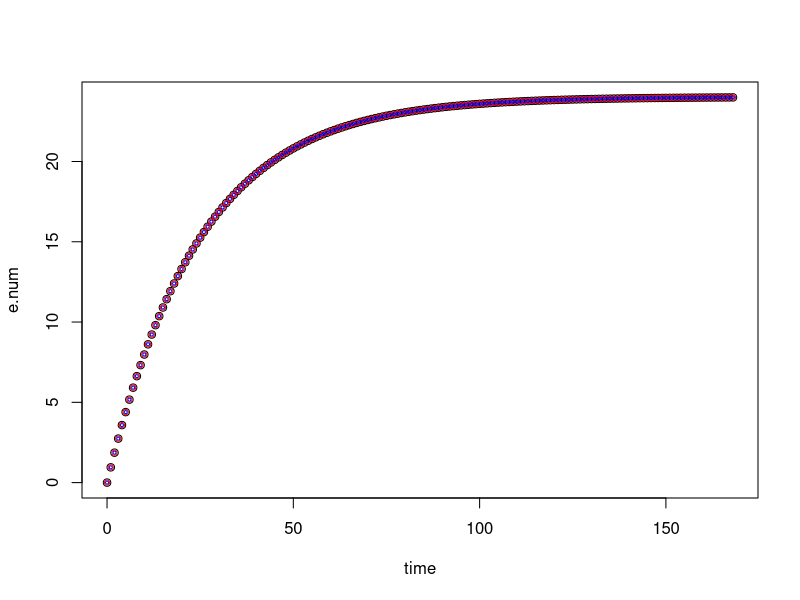
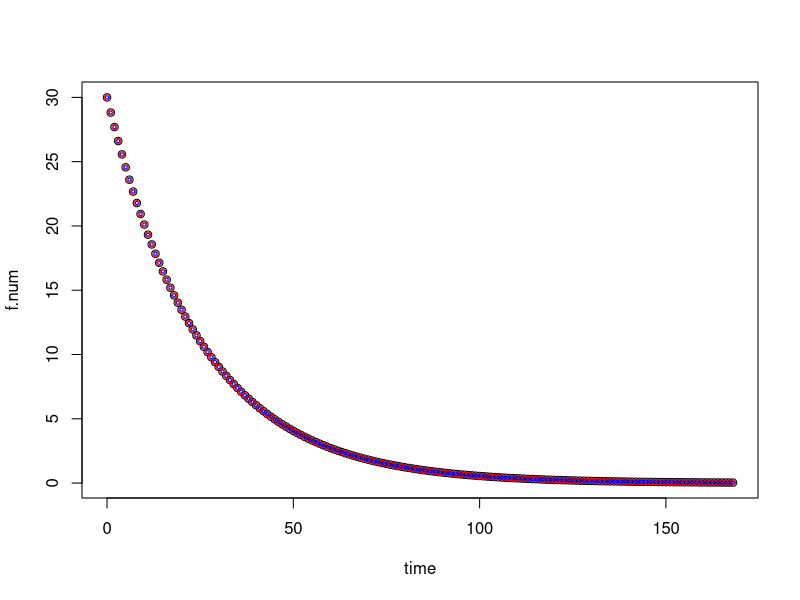
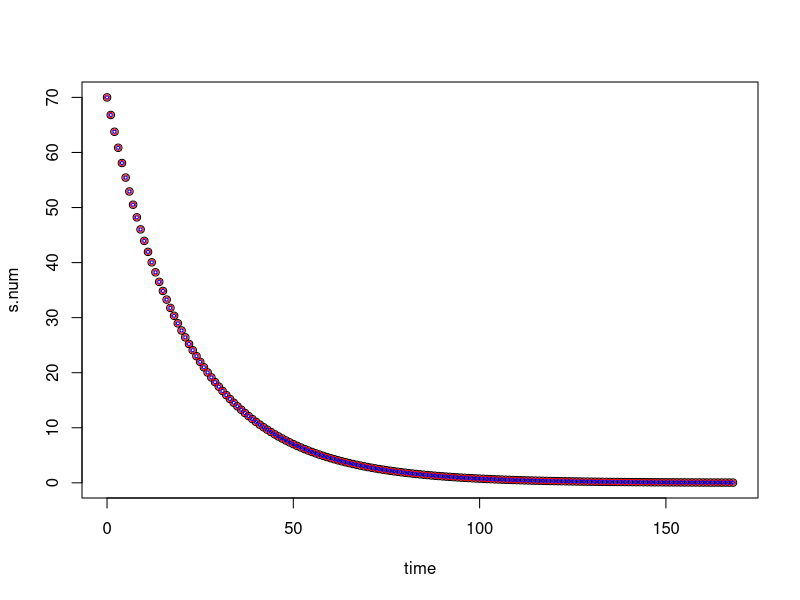

These figures' R source, in order:
## ---- chunk 1
library(data.table)
library(ggplot2)
library(deSolve)
## ---- chunk 2
ALFAMa <- function(t, app, f0, r1, r2, r3, r5) {

  rf <- r1 + r2
  rs <- r3 + r5
  rd <- rf - rs

  fi <- f0 * app
  si <- (1 - f0) * app

  f <- fi * exp(-rf * t)
  s <- exp(-rs * t) * (si - (exp(-rd * t) - 1) / rd * r2 * fi)

  ef <- (1 - exp(-rf * t)) * r1 / rf * fi
  es <- (fi + si - f - s - ef) / rs * r3
  e <- ef + es

  return(data.table(time = t, app = app, f0 = f0, r1 = r1, r2 = r2, 
                    r3 = r3, r5 = r5, f = f, s = s, e = e))
}
## ---- chunk 3
ALFAMb <- function(t, app, f0, r1, r2, r3, r5) {

  rf <- r1 + r2
  rs <- r3 + r5
  rd <- rf - rs
  fi <- f0 * app
  si <- (1 - f0) * app

  f <- fi * exp(-rf * t)
  s <- (si - (exp(-rd * t) - 1) * r2 * fi / rd) * exp(-rs * t)

  ef <- fi * (r1 / rf) * (1 - exp(-rf * t))
  es <- (si + fi * r2 / rd) * (r3 / rs) * (1 - exp(-rs * t)) - 
        (fi * r2 / rd) * (r3 / rf) * (1 - exp(-rf * t))

  e <- ef + es

  return(data.table(time = t, app = app, f0 = f0, r1 = r1, r2 = r2, 
                    r3 = r3, r5 = r5, f = f, s = s, e = e))
}
## ---- chunk 4
dat <- data.table(time = 0:168)
## ---- chunk 5
r1 <- 0.03
r2 <- 0.01
r3 <- 0.001
r5 <- 0.05
f0 <- 0.3
## ---- chunk 6
predcfa <- ALFAMa(t = dat[, time], app = 100, f0, r1, r2, r3, r5)
## ---- chunk 7
predcfb <- ALFAMb(t = dat[, time], app = 100, f0, r1, r2, r3, r5)
## ---- chunk 8
pars <- c(r1 = r1, r2 = r2, r3 = r3, r5 = r5, f0 = f0)
app <- 100
y <- c(f = pars['f0'] * app, s = (1 - pars['f0']) * app, e = 0)
names(y) <- c('f', 's', 'e')

rates <- function(t, x, parms) {
  r1 <- parms['r1']
  r2 <- parms['r2']
  r3 <- parms['r3']
  r5 <- parms['r5']

  f <- x[1]
  s <- x[2]

  dfdt <- as.numeric(-r1 * f - r2 * f)
  dsdt <- as.numeric(r2 * f - r3 * s - r5 * s)
  dedt <- as.numeric(r1 * f + r3 * s)

  return(list(c(dfdt, dsdt, dedt)))

}

prednum <- data.table(lsoda(y = y, times = dat[, time], func = rates, parms = pars))
## ---- chunk 9
pred <- merge(predcfa, prednum, by = 'time', suffixes = c('', '.num'))
pred <- merge(pred, predcfb, by = 'time', suffixes = c('.cfa', '.cfb'))
## ---- chunk 10
plot(e.num ~ time, data = pred)
points(e.cfa ~ time, data = pred, col = 'red', cex = 0.7)
points(e.cfb ~ time, data = pred, col = 'blue', cex = 0.4)
## ---- chunk 11
plot(f.num ~ time, data = pred)
points(f.cfa ~ time, data = pred, col = 'red', cex = 0.7)
points(f.cfb ~ time, data = pred, col = 'blue', cex = 0.4)
## ---- chunk 12
plot(s.num ~ time, data = pred)
points(s.cfa ~ time, data = pred, col = 'red', cex = 0.7)
points(s.cfb ~ time, data = pred, col = 'blue', cex = 0.4)
## ---- chunk 13
 ALFAMa(t = 168, app = 100, f0 = 0.5, r1 = 0.1, r2 = 0.1, r3 = 0.01, r5 = 0.01)
 ALFAMa(t = 168, app = 100, f0 = 0.5, r1 = 1E7, r2 = 0.1, r3 = 0.01, r5 = 0.01)
 ALFAMa(t = 168, app = 100, f0 = 0.5, r1 = 0.1, r2 = 1E7, r3 = 0.01, r5 = 0.01)
 ALFAMa(t = 168, app = 100, f0 = 0.5, r1 = 0.1, r2 = 0.1, r3 = 1E7, r5 = 0.01)
 ALFAMa(t = 168, app = 100, f0 = 0.5, r1 = 0.1, r2 = 0.1, r3 = 0.01, r5 = 1E7)
## ---- chunk 14
 ALFAMb(t = 168, app = 100, f0 = 0.5, r1 = 0.1, r2 = 0.1, r3 = 0.01, r5 = 0.01)
 ALFAMb(t = 168, app = 100, f0 = 0.5, r1 = 1E7, r2 = 0.1, r3 = 0.01, r5 = 0.01)
 ALFAMb(t = 168, app = 100, f0 = 0.5, r1 = 0.1, r2 = 1E7, r3 = 0.01, r5 = 0.01)
 ALFAMb(t = 168, app = 100, f0 = 0.5, r1 = 0.1, r2 = 0.1, r3 = 1E7, r5 = 0.01)
 ALFAMb(t = 168, app = 100, f0 = 0.5, r1 = 0.1, r2 = 0.1, r3 = 0.01, r5 = 1E7)
## ---- chunk 15
ALFAMa2 <- function(t, app, f0, r1, r2, r3, r5) {

  rf <- r1 + r2
  rs <- r3 + r5
  rd <- rf - rs

  fi <- f0 * app
  si <- (1 - f0) * app

  erdt <- exp(-rd * t)
  if (erdt > .Machine$double.xmax) erdt <- .Machine$double.xmax / 10

  f <- fi * exp(-rf * t)
  s <- exp(-rs * t) * (si - (erdt - 1) / rd * r2 * fi)

  ef <- (1 - exp(-rf * t)) * r1 / rf * fi
  es <- (fi + si - f - s - ef) / rs * r3
  e <- ef + es

  return(data.table(time = t, app = app, f0 = f0, r1 = r1, r2 = r2, 
                    r3 = r3, r5 = r5, f = f, s = s, e = e))
}
## ---- chunk 16
 ALFAMa2(t = 168, app = 100, f0 = 0.5, r1 = 0.1, r2 = 0.1, r3 = 0.01, r5 = 0.01)
 ALFAMa2(t = 168, app = 100, f0 = 0.5, r1 = 1E7, r2 = 0.1, r3 = 0.01, r5 = 0.01)
 ALFAMa2(t = 168, app = 100, f0 = 0.5, r1 = 0.1, r2 = 1E7, r3 = 0.01, r5 = 0.01)
 ALFAMa2(t = 168, app = 100, f0 = 0.5, r1 = 0.1, r2 = 0.1, r3 = 1E7, r5 = 0.01)
 ALFAMa2(t = 168, app = 100, f0 = 0.5, r1 = 0.1, r2 = 0.1, r3 = 0.01, r5 = 1E7)
